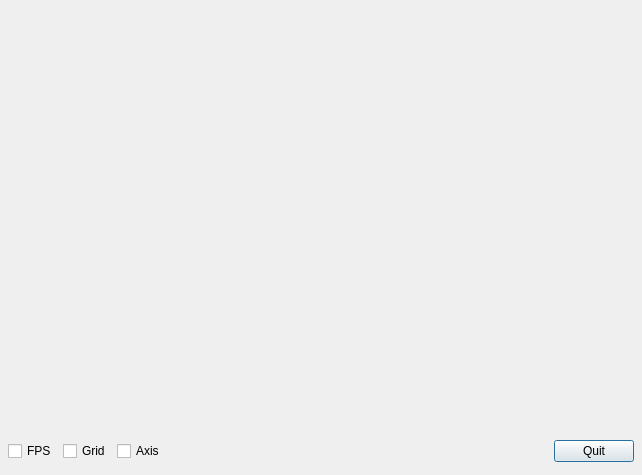
<ui version="4.0" >
 <author></author>
 <comment></comment>
 <exportmacro></exportmacro>
 <class>Dialog</class>
 <widget class="QDialog" name="Dialog" >
  <property name="geometry" >
   <rect>
    <x>0</x>
    <y>0</y>
    <width>642</width>
    <height>475</height>
   </rect>
  </property>
  <property name="windowTitle" >
   <string>Interface</string>
  </property>
  <layout class="QVBoxLayout" >
   <property name="margin" >
    <number>8</number>
   </property>
   <property name="spacing" >
    <number>6</number>
   </property>
   <item>
    <widget class="Viewer" name="viewer" />
   </item>
   <item>
    <layout class="QHBoxLayout" >
     <property name="margin" >
      <number>0</number>
     </property>
     <property name="spacing" >
      <number>6</number>
     </property>
     <item>
      <widget class="QCheckBox" name="FPSCheckBox" >
       <property name="text" >
        <string>FPS</string>
       </property>
      </widget>
     </item>
     <item>
      <widget class="QCheckBox" name="GridCheckBox" >
       <property name="text" >
        <string>Grid</string>
       </property>
      </widget>
     </item>
     <item>
      <widget class="QCheckBox" name="AxisCheckBox" >
       <property name="text" >
        <string>Axis</string>
       </property>
      </widget>
     </item>
     <item>
      <spacer>
       <property name="orientation" >
        <enum>Qt::Horizontal</enum>
       </property>
       <property name="sizeHint" >
        <size>
         <width>141</width>
         <height>31</height>
        </size>
       </property>
      </spacer>
     </item>
     <item>
      <widget class="QPushButton" name="cancelButton" >
       <property name="text" >
        <string>Quit</string>
       </property>
      </widget>
     </item>
    </layout>
   </item>
  </layout>
 </widget>
 <pixmapfunction></pixmapfunction>
 <customwidgets>
  <customwidget>
   <class>Viewer</class>
   <extends></extends>
   <header>simpleViewer.h</header>
   <container>0</container>
   <pixmap></pixmap>
  </customwidget>
 </customwidgets>
 <resources/>
 <connections>
  <connection>
   <sender>cancelButton</sender>
   <signal>clicked()</signal>
   <receiver>Dialog</receiver>
   <slot>reject()</slot>
   <hints>
    <hint type="sourcelabel" >
     <x>628</x>
     <y>460</y>
    </hint>
    <hint type="destinationlabel" >
     <x>493</x>
     <y>446</y>
    </hint>
   </hints>
  </connection>
  <connection>
   <sender>FPSCheckBox</sender>
   <signal>clicked(bool)</signal>
   <receiver>viewer</receiver>
   <slot>setFPSIsDisplayed(bool)</slot>
   <hints>
    <hint type="sourcelabel" >
     <x>41</x>
     <y>449</y>
    </hint>
    <hint type="destinationlabel" >
     <x>41</x>
     <y>263</y>
    </hint>
   </hints>
  </connection>
  <connection>
   <sender>AxisCheckBox</sender>
   <signal>clicked(bool)</signal>
   <receiver>viewer</receiver>
   <slot>setAxisIsDrawn(bool)</slot>
   <hints>
    <hint type="sourcelabel" >
     <x>150</x>
     <y>441</y>
    </hint>
    <hint type="destinationlabel" >
     <x>150</x>
     <y>239</y>
    </hint>
   </hints>
  </connection>
  <connection>
   <sender>GridCheckBox</sender>
   <signal>clicked(bool)</signal>
   <receiver>viewer</receiver>
   <slot>setGridIsDrawn(bool)</slot>
   <hints>
    <hint type="sourcelabel" >
     <x>94</x>
     <y>449</y>
    </hint>
    <hint type="destinationlabel" >
     <x>94</x>
     <y>234</y>
    </hint>
   </hints>
  </connection>
  <connection>
   <sender>viewer</sender>
   <signal>gridIsDrawnChanged(bool)</signal>
   <receiver>GridCheckBox</receiver>
   <slot>setChecked(bool)</slot>
   <hints>
    <hint type="sourcelabel" >
     <x>72</x>
     <y>414</y>
    </hint>
    <hint type="destinationlabel" >
     <x>73</x>
     <y>444</y>
    </hint>
   </hints>
  </connection>
  <connection>
   <sender>viewer</sender>
   <signal>axisIsDrawnChanged(bool)</signal>
   <receiver>AxisCheckBox</receiver>
   <slot>setChecked(bool)</slot>
   <hints>
    <hint type="sourcelabel" >
     <x>126</x>
     <y>346</y>
    </hint>
    <hint type="destinationlabel" >
     <x>129</x>
     <y>453</y>
    </hint>
   </hints>
  </connection>
  <connection>
   <sender>viewer</sender>
   <signal>FPSIsDisplayedChanged(bool)</signal>
   <receiver>FPSCheckBox</receiver>
   <slot>setChecked(bool)</slot>
   <hints>
    <hint type="sourcelabel" >
     <x>18</x>
     <y>419</y>
    </hint>
    <hint type="destinationlabel" >
     <x>21</x>
     <y>450</y>
    </hint>
   </hints>
  </connection>
 </connections>
</ui>
